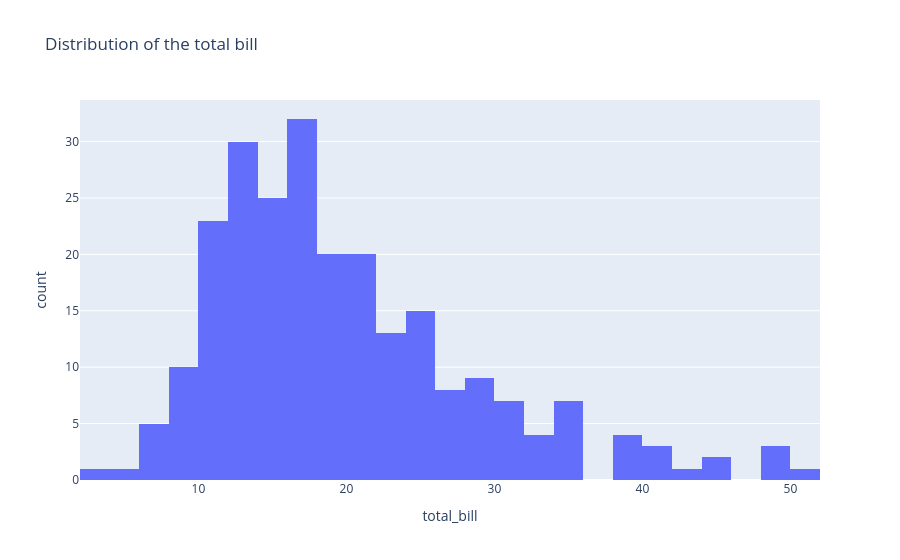

This figure's notebook cell:
### Markdown cell above
## 2. How is one variable distributed? → `px.histogram`

A histogram cuts a numeric variable into intervals (*bins*) and counts how many rows fall into each interval.

### Code cell
fig = px.histogram(tips, x="total_bill", title="Distribution of the total bill")
fig.show()

### Figure 1 — Plotly figure (JSON) as saved in the notebook; plotly's stock layout.template omitted (floating-point values rounded to 4 significant figures; data arrays with more than 128 entries replaced by an {"elided": "..."} marker saying what was removed)
{"data": [{"bingroup": "x", "hovertemplate": "total_bill=%{x}<br>count=%{y}<extra></extra>", "legendgroup": "", "marker": {"color": "#636efa", "pattern": {"shape": ""}}, "name": "", "orientation": "v", "showlegend": false, "type": "histogram", "x": {"elided": "244 float values"}, "xaxis": "x", "yaxis": "y"}], "layout": {"barmode": "relative", "legend": {"tracegroupgap": 0}, "title": {"text": "Distribution of the total bill"}, "xaxis": {"anchor": "y", "domain": [0.0, 1.0], "title": {"text": "total_bill"}}, "yaxis": {"anchor": "x", "domain": [0.0, 1.0], "title": {"text": "count"}}}}
